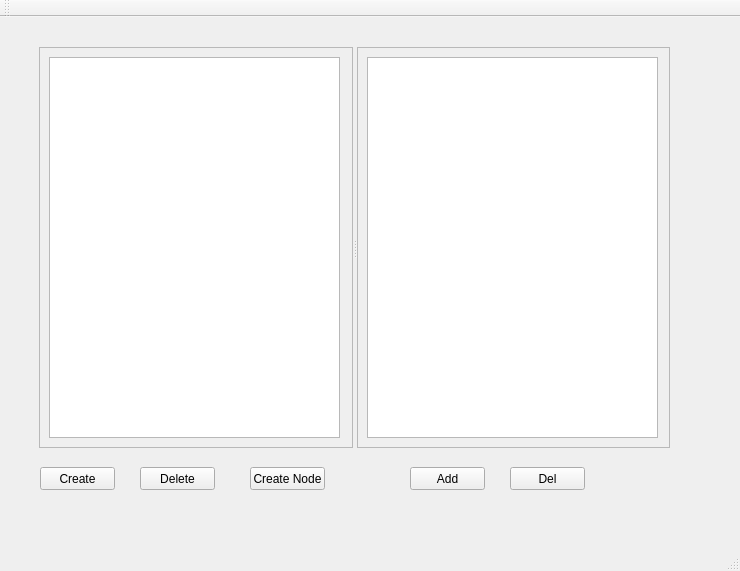
<?xml version="1.0" encoding="UTF-8"?>
<ui version="4.0">
 <class>MainWindow</class>
 <widget class="QMainWindow" name="MainWindow">
  <property name="geometry">
   <rect>
    <x>0</x>
    <y>0</y>
    <width>740</width>
    <height>571</height>
   </rect>
  </property>
  <property name="windowTitle">
   <string>MainWindow</string>
  </property>
  <widget class="QWidget" name="centralWidget">
   <widget class="QPushButton" name="pbCreate">
    <property name="geometry">
     <rect>
      <x>40</x>
      <y>450</y>
      <width>75</width>
      <height>23</height>
     </rect>
    </property>
    <property name="text">
     <string>Create</string>
    </property>
   </widget>
   <widget class="QPushButton" name="pbDelete">
    <property name="geometry">
     <rect>
      <x>140</x>
      <y>450</y>
      <width>75</width>
      <height>23</height>
     </rect>
    </property>
    <property name="text">
     <string>Delete</string>
    </property>
   </widget>
   <widget class="QPushButton" name="pbCreateNode">
    <property name="geometry">
     <rect>
      <x>250</x>
      <y>450</y>
      <width>75</width>
      <height>23</height>
     </rect>
    </property>
    <property name="text">
     <string>Create Node</string>
    </property>
   </widget>
   <widget class="QSplitter" name="splitter">
    <property name="geometry">
     <rect>
      <x>39</x>
      <y>30</y>
      <width>631</width>
      <height>401</height>
     </rect>
    </property>
    <property name="orientation">
     <enum>Qt::Horizontal</enum>
    </property>
    <widget class="QFrame" name="frame">
     <property name="frameShape">
      <enum>QFrame::StyledPanel</enum>
     </property>
     <property name="frameShadow">
      <enum>QFrame::Raised</enum>
     </property>
     <widget class="QTreeView" name="TreeView_obj">
      <property name="geometry">
       <rect>
        <x>10</x>
        <y>10</y>
        <width>291</width>
        <height>381</height>
       </rect>
      </property>
     </widget>
    </widget>
    <widget class="QFrame" name="frame_2">
     <property name="frameShape">
      <enum>QFrame::StyledPanel</enum>
     </property>
     <property name="frameShadow">
      <enum>QFrame::Raised</enum>
     </property>
     <widget class="QTableView" name="tableView">
      <property name="geometry">
       <rect>
        <x>10</x>
        <y>10</y>
        <width>291</width>
        <height>381</height>
       </rect>
      </property>
     </widget>
    </widget>
   </widget>
   <widget class="QPushButton" name="pbAdd">
    <property name="geometry">
     <rect>
      <x>410</x>
      <y>450</y>
      <width>75</width>
      <height>23</height>
     </rect>
    </property>
    <property name="text">
     <string>Add</string>
    </property>
   </widget>
   <widget class="QPushButton" name="pbDel">
    <property name="geometry">
     <rect>
      <x>510</x>
      <y>450</y>
      <width>75</width>
      <height>23</height>
     </rect>
    </property>
    <property name="text">
     <string>Del</string>
    </property>
   </widget>
  </widget>
  <widget class="QMenuBar" name="menuBar">
   <property name="geometry">
    <rect>
     <x>0</x>
     <y>0</y>
     <width>740</width>
     <height>21</height>
    </rect>
   </property>
  </widget>
  <widget class="QToolBar" name="mainToolBar">
   <attribute name="toolBarArea">
    <enum>TopToolBarArea</enum>
   </attribute>
   <attribute name="toolBarBreak">
    <bool>false</bool>
   </attribute>
  </widget>
  <widget class="QStatusBar" name="statusBar"/>
 </widget>
 <layoutdefault spacing="6" margin="11"/>
 <resources/>
 <connections/>
</ui>
